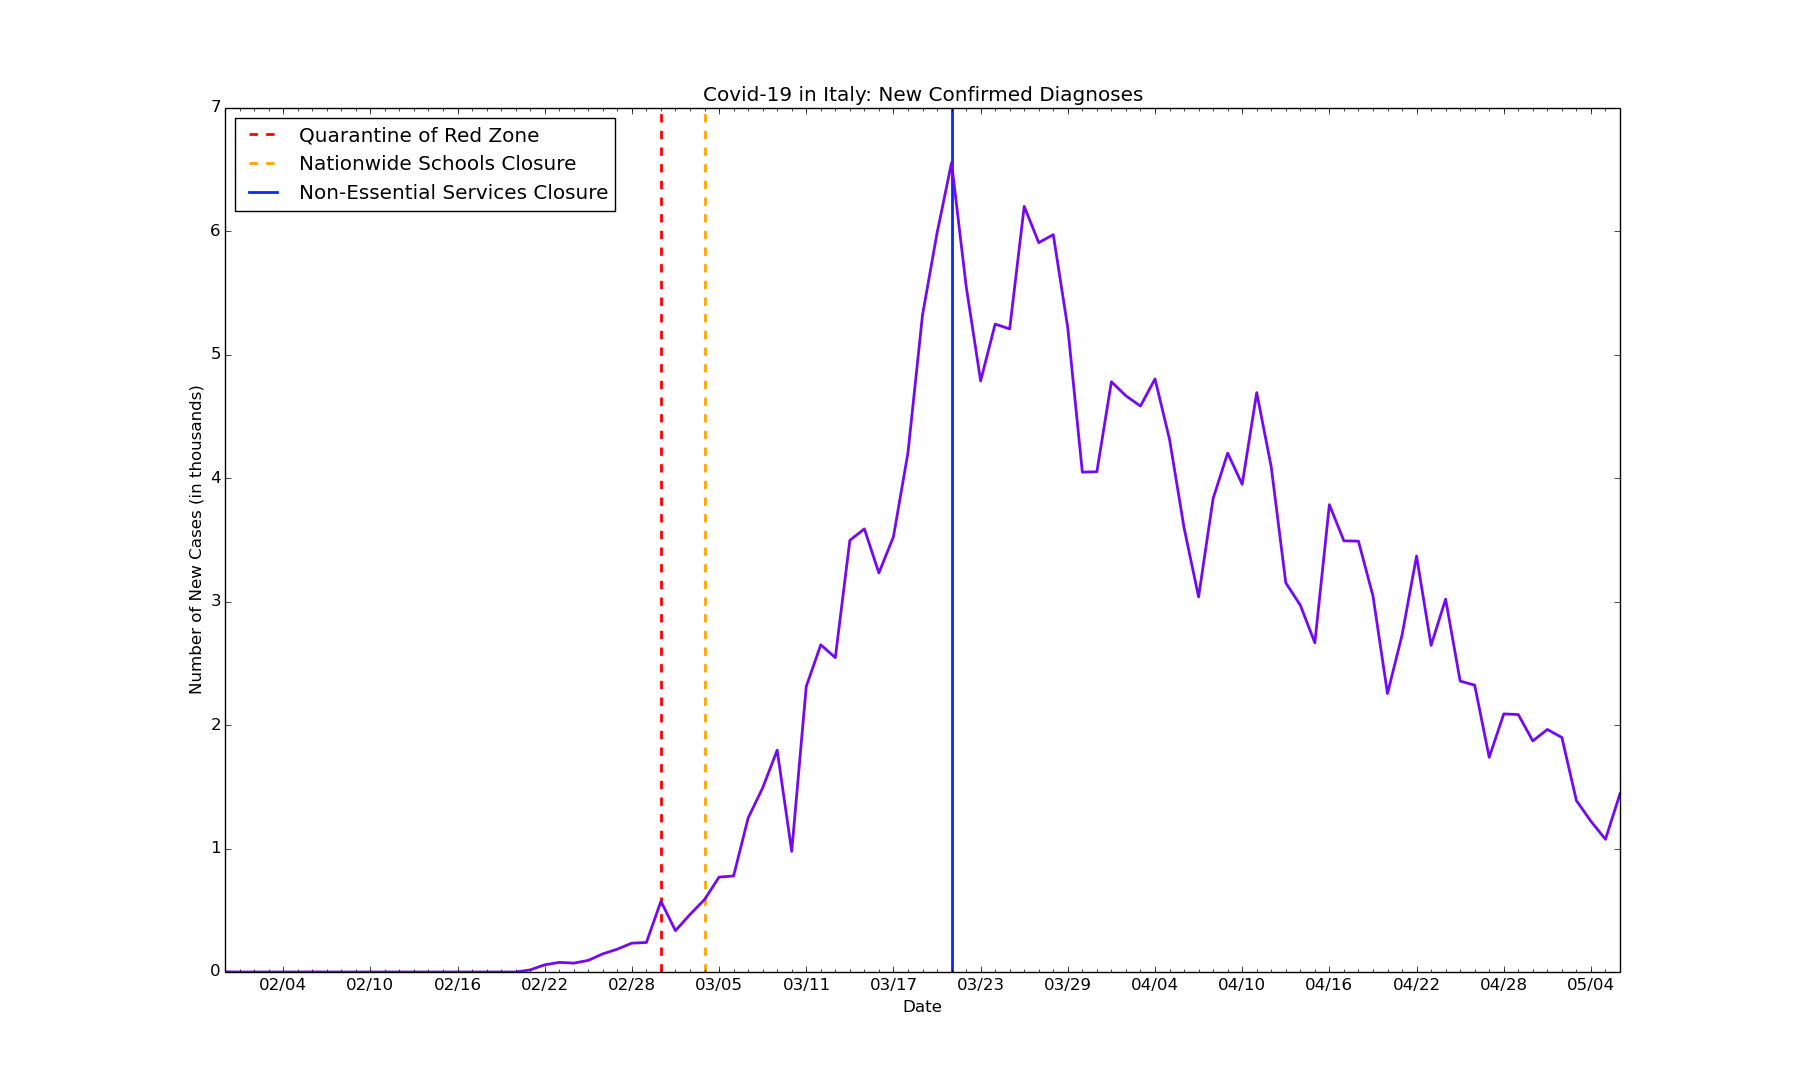

This figure's Python source:
import datetime as dt
import matplotlib.pyplot as plt
import matplotlib.dates as mdates
import matplotlib.ticker as ticker
from matplotlib.dates import MO, TU, WE, TH, FR, SA, SU

dates = ['1/31/2020', '2/1/2020', '2/2/2020', '2/3/2020', '2/4/2020', '2/5/2020', '2/6/2020', '2/7/2020', '2/8/2020', '2/9/2020', '2/10/2020', '2/11/2020', '2/12/2020', '2/13/2020', '2/14/2020', '2/15/2020', '2/16/2020', '2/17/2020', '2/18/2020', '2/19/2020', '2/20/2020', '2/21/2020', '2/22/2020', '2/23/2020', '2/24/2020', '2/25/2020', '2/26/2020', '2/27/2020', '2/28/2020', '2/29/2020', '3/1/2020', '3/2/2020', '3/3/2020', '3/4/2020', '3/5/2020', '3/6/2020', '3/7/2020', '3/8/2020', '3/9/2020', '3/10/2020', '3/11/2020', '3/12/2020', '3/13/2020', '3/14/2020', '3/15/2020', '3/16/2020', '3/17/2020', '3/18/2020', '3/19/2020', '3/20/2020', '3/21/2020', '3/22/2020', '3/23/2020', '3/24/2020', '3/25/2020', '3/26/2020', '3/27/2020', '3/28/2020', '3/29/2020', '3/30/2020', '3/31/2020', '4/1/2020', '4/2/2020', '4/3/2020', '4/4/2020', '4/5/2020', '4/6/2020', '4/7/2020', '4/8/2020', '4/9/2020', '4/10/2020', '4/11/2020', '4/12/2020', '4/13/2020', '4/14/2020', '4/15/2020', '4/16/2020', '4/17/2020', '4/18/2020', '4/19/2020', '4/20/2020', '4/21/2020', '4/22/2020', '4/23/2020', '4/24/2020', '4/25/2020', '4/26/2020', '4/27/2020', '4/28/2020', '4/29/2020', '4/30/2020', '5/1/2020', '5/2/2020', '5/3/2020', '5/4/2020', '5/5/2020', '5/6/2020']

# format dates
x_values = [dt.datetime.strptime(d, "%m/%d/%Y").date() for d in dates]
ax = plt.gca()
formatter = mdates.DateFormatter("%m/%d")
ax.xaxis.set_major_formatter(formatter)

# create x-axis
ax.xaxis.set_major_locator(mdates.WeekdayLocator(byweekday=(MO, TU, WE, TH, FR, SA, SU), interval=6))
# minor tick = daily
ax.xaxis.set_minor_locator(mdates.WeekdayLocator(byweekday=(MO, TU, WE, TH, FR, SA, SU)))

# quarantine of red zone
plt.axvline(dt.datetime(2020, 3, 1), linestyle='--', color='red', linewidth=2, label='red zone')
# schools closed
plt.axvline(dt.datetime(2020, 3, 4), linestyle='--', color='orange', linewidth=2, label='schools')
# stay-at-home
plt.axvline(dt.datetime(2020, 3, 21), color='#0b28f7', linewidth=2, label='nonessential')

# format y-axis
ax.get_yaxis().set_major_formatter(ticker.FuncFormatter(lambda x, pos: format(int(x/1000), ',')))

# new cases by day
new_cases = [2, 0, 0, 0, 0, 0, 1, 0, 0, 0, 0, 0, 0, 0, 0, 0, 0, 0, 0, 0, 0, 17, 58, 78, 72, 94, 147, 185, 234, 239, 573, 335, 466, 587, 769, 778, 1247, 1492, 1797, 977, 2313, 2651, 2547, 3497, 3590, 3233, 3526, 4207, 5322, 5986, 6557, 5560, 4789, 5249, 5210, 6203, 5909, 5974, 5217, 4050, 4053, 4782, 4668, 4585, 4805, 4316, 3599, 3039, 3836, 4204, 3951, 4694, 4092, 3153, 2972, 2667, 3786, 3493, 3491, 3047, 2256, 2729, 3370, 2646, 3021, 2357, 2324, 1739, 2091, 2086, 1872, 1965, 1900, 1389, 1221, 1075, 1444]

# text labels
plt.title('Covid-19 in Italy: New Confirmed Diagnoses')
plt.xlabel('Date')
plt.ylabel('Number of New Cases (in thousands)')
plt.legend(['Quarantine of Red Zone', 'Nationwide Schools Closure', 'Non-Essential Services Closure'], loc='upper left')

# create the graph
plt.plot(x_values, new_cases, color='#730af2', linewidth=2)

plt.show()
